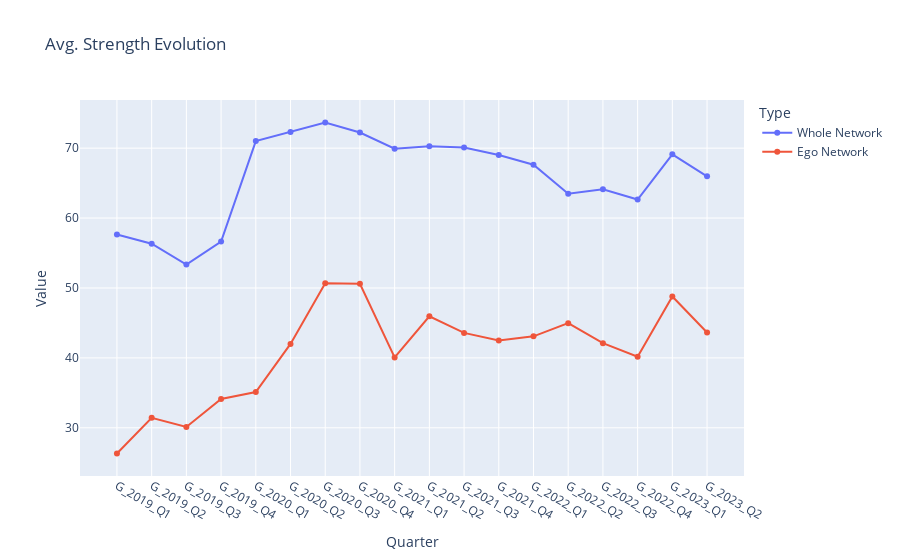

This figure's notebook cell:
### Code cell
plot_evolution({key:quarterData['averageStrength'] for (key, quarterData) in summaryWholeAllTime.items()},
               {key:quarterData['averageStrength'] for (key, quarterData) in summaryEgoAllTime.items()},
               'Avg. Strength Evolution')

### Figure 1 — Plotly figure (JSON) as saved in the notebook; plotly's stock layout.template omitted (floating-point values rounded to 4 significant figures)
{"data": [{"hovertemplate": "Type=Whole Network<br>Quarter=%{x}<br>Value=%{y}<extra></extra>", "legendgroup": "Whole Network", "line": {"color": "#636efa", "dash": "solid"}, "marker": {"symbol": "circle"}, "mode": "lines+markers", "name": "Whole Network", "orientation": "v", "showlegend": true, "type": "scatter", "x": ["G_2019_Q1", "G_2019_Q2", "G_2019_Q3", "G_2019_Q4", "G_2020_Q1", "G_2020_Q2", "G_2020_Q3", "G_2020_Q4", "G_2021_Q1", "G_2021_Q2", "G_2021_Q3", "G_2021_Q4", "G_2022_Q1", "G_2022_Q2", "G_2022_Q3", "G_2022_Q4", "G_2023_Q1", "G_2023_Q2"], "xaxis": "x", "y": [57.66, 56.33, 53.35, 56.65, 71.01, 72.31, 73.66, 72.23, 69.92, 70.29, 70.08, 69.01, 67.64, 63.48, 64.13, 62.65, 69.12, 65.97], "yaxis": "y"}, {"hovertemplate": "Type=Ego Network<br>Quarter=%{x}<br>Value=%{y}<extra></extra>", "legendgroup": "Ego Network", "line": {"color": "#EF553B", "dash": "solid"}, "marker": {"symbol": "circle"}, "mode": "lines+markers", "name": "Ego Network", "orientation": "v", "showlegend": true, "type": "scatter", "x": ["G_2019_Q1", "G_2019_Q2", "G_2019_Q3", "G_2019_Q4", "G_2020_Q1", "G_2020_Q2", "G_2020_Q3", "G_2020_Q4", "G_2021_Q1", "G_2021_Q2", "G_2021_Q3", "G_2021_Q4", "G_2022_Q1", "G_2022_Q2", "G_2022_Q3", "G_2022_Q4", "G_2023_Q1", "G_2023_Q2"], "xaxis": "x", "y": [26.33, 31.43, 30.12, 34.13, 35.11, 42, 50.69, 50.61, 40.07, 45.94, 43.58, 42.47, 43.08, 44.97, 42.11, 40.17, 48.79, 43.63], "yaxis": "y"}], "layout": {"legend": {"title": {"text": "Type"}, "tracegroupgap": 0}, "title": {"text": "Avg. Strength Evolution"}, "xaxis": {"anchor": "y", "domain": [0, 1], "title": {"text": "Quarter"}}, "yaxis": {"anchor": "x", "domain": [0, 1], "title": {"text": "Value"}}}}
